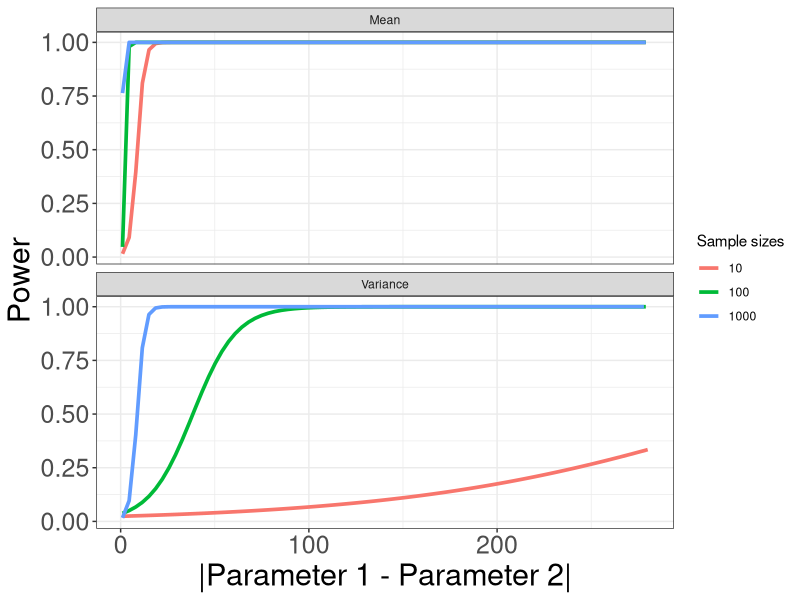

Here is the R script that generated this plot:
#originally created on: January 6th, 2016
#by: Nick Sard

#ABOUT: This script was written to create a power graphic of randomization tests

#loading in libraries
library(ggplot2)

#loading my own functions
# - none -

#setting working directory and reading in data
setwd("C:/Users/sardnich/Documents/Research/R/Data analysis/2016/Hatchery Breeding/Cluster output/COLONY/rs comparisons/")
list.files("Input/")

#reading in data
df <- read.table(file = "Input/summaries.txt",header = F,sep = "\t",stringsAsFactors = F)
colnames(df) <- c("diff","power","size","type")
df$type <- ifelse(df$type == " means",yes = "Mean",no = "Variance")
df$size <- as.factor(df$size)
head(df)

#defining a geom_smooth function for logistic regression
binomial_smooth <- function(...) {
  geom_smooth(method = "glm", method.args = list(family = "binomial"), ...)
}

#making the plot
ggplot(df, aes(x = diff,y = power,group =  size))+
  facet_wrap(~type, ncol = 1)+
  binomial_smooth(aes(color=size),se = F,size=1.25)+
  labs(x="|Parameter 1 - Parameter 2|",y="Power",color="Sample sizes")+
  theme_bw()+
  theme(axis.title = element_text(size=22),
        axis.text = element_text(size=18))
  
  
#fin